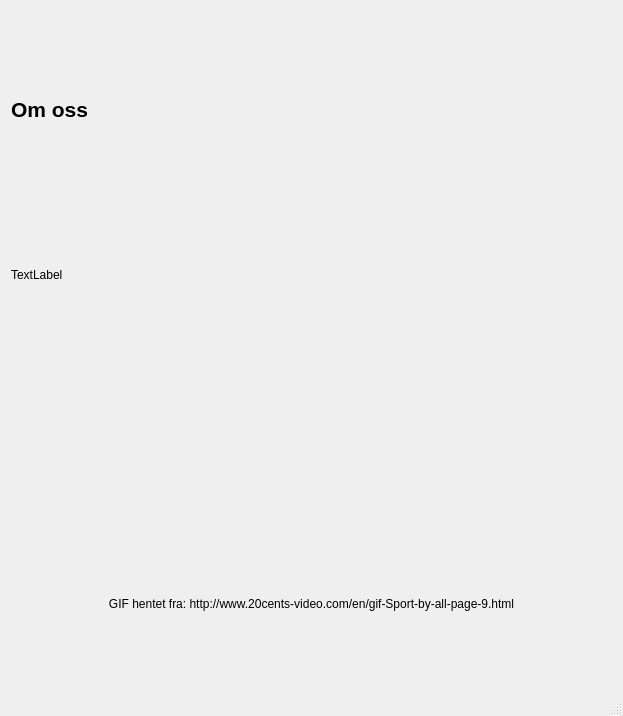
<?xml version="1.0" encoding="UTF-8"?>
<ui version="4.0">
 <class>MainWindow</class>
 <widget class="QMainWindow" name="MainWindow">
  <property name="geometry">
   <rect>
    <x>0</x>
    <y>0</y>
    <width>623</width>
    <height>716</height>
   </rect>
  </property>
  <property name="windowTitle">
   <string>MainWindow</string>
  </property>
  <widget class="QWidget" name="centralwidget">
   <layout class="QVBoxLayout" name="verticalLayout">
    <property name="leftMargin">
     <number>11</number>
    </property>
    <property name="topMargin">
     <number>30</number>
    </property>
    <property name="rightMargin">
     <number>11</number>
    </property>
    <property name="bottomMargin">
     <number>11</number>
    </property>
    <item>
     <widget class="QLabel" name="label">
      <property name="font">
       <font>
        <pointsize>16</pointsize>
        <weight>75</weight>
        <bold>true</bold>
       </font>
      </property>
      <property name="text">
       <string>Om oss</string>
      </property>
     </widget>
    </item>
    <item>
     <widget class="QLabel" name="about">
      <property name="text">
       <string>TextLabel</string>
      </property>
     </widget>
    </item>
    <item>
     <widget class="QLabel" name="labelGif">
      <property name="text">
       <string/>
      </property>
      <property name="alignment">
       <set>Qt::AlignCenter</set>
      </property>
     </widget>
    </item>
    <item>
     <widget class="QLabel" name="hyperlink">
      <property name="font">
       <font>
        <pointsize>9</pointsize>
       </font>
      </property>
      <property name="text">
       <string>GIF hentet fra: http://www.20cents-video.com/en/gif-Sport-by-all-page-9.html</string>
      </property>
      <property name="textFormat">
       <enum>Qt::PlainText</enum>
      </property>
      <property name="alignment">
       <set>Qt::AlignCenter</set>
      </property>
      <property name="openExternalLinks">
       <bool>true</bool>
      </property>
     </widget>
    </item>
   </layout>
  </widget>
  <widget class="QStatusBar" name="statusbar"/>
 </widget>
 <resources/>
 <connections/>
</ui>
